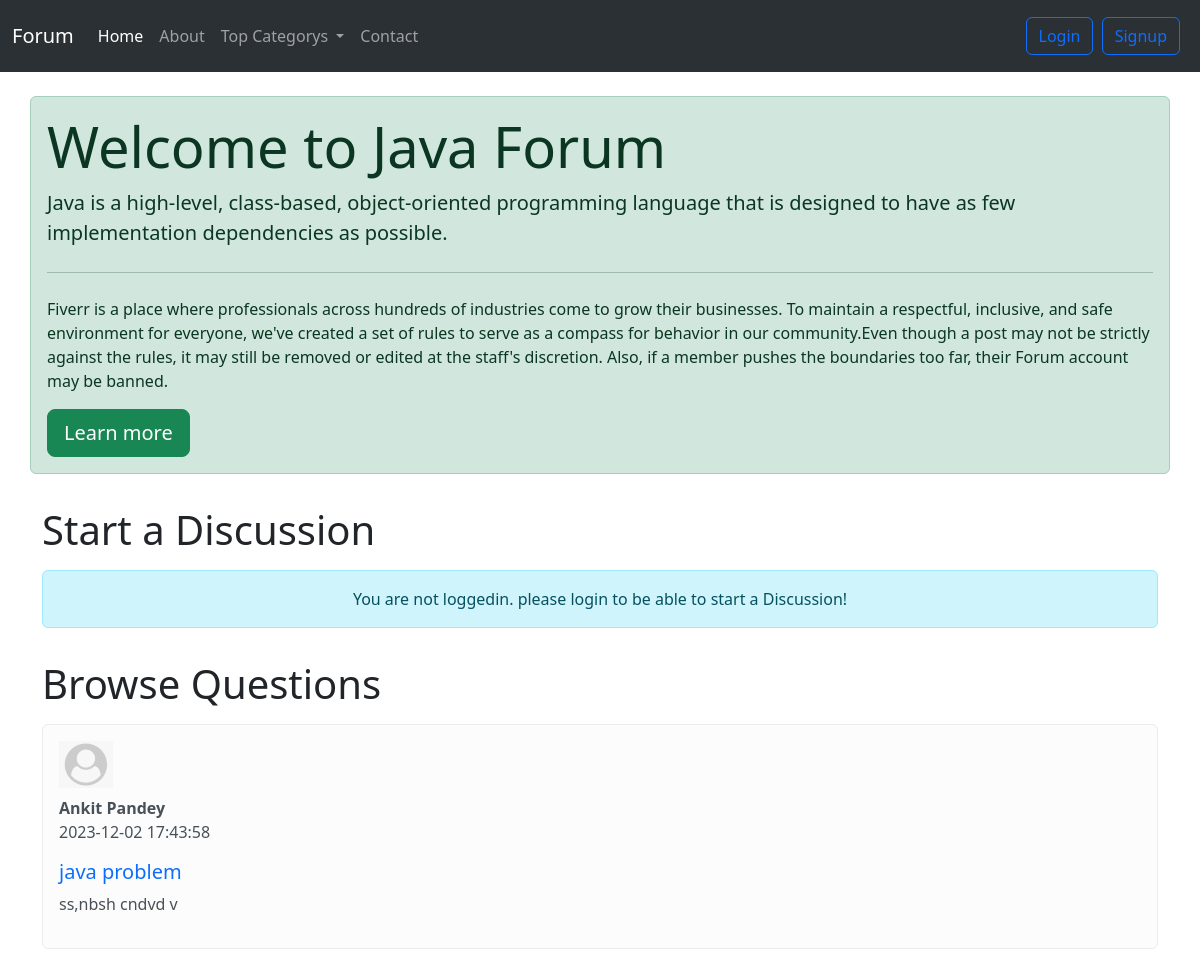
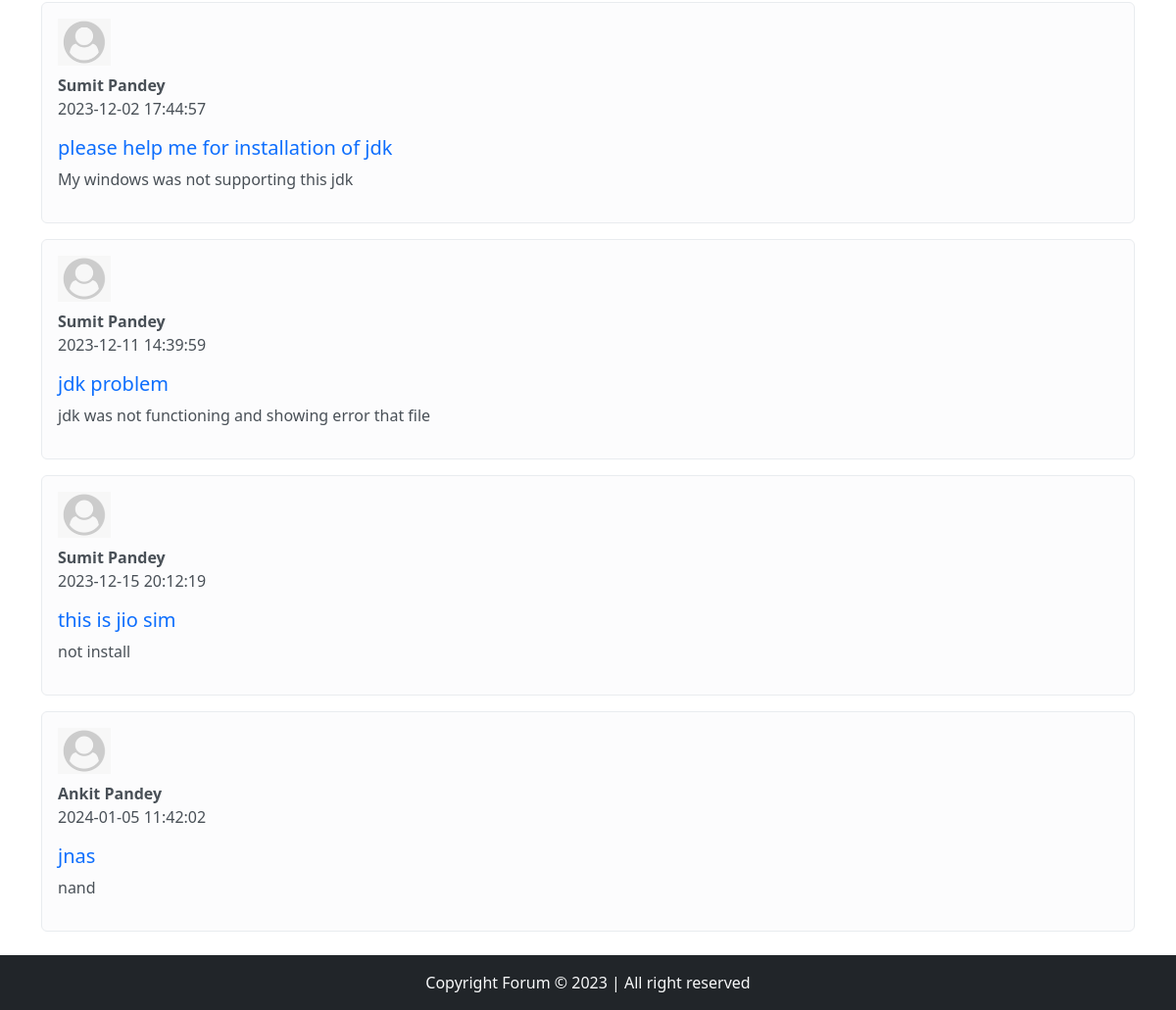
The app's page /threadlist.php?catid=2 with its own data (2 pictures, top to bottom).
### tables this page shows
CREATE TABLE `categories` (
  `category_id` int(8) NOT NULL,
  `category_name` varchar(255) NOT NULL,
  `category_description` varchar(255) NOT NULL,
  `created` datetime NOT NULL DEFAULT current_timestamp()
);

CREATE TABLE `threads` (
  `thread_id` int(7) NOT NULL,
  `thread_title` varchar(255) NOT NULL,
  `thread_desc` text NOT NULL,
  `thread_cat_id` int(7) NOT NULL,
  `thread_user_id` int(7) NOT NULL,
  `timestamp` datetime NOT NULL DEFAULT current_timestamp()
);

CREATE TABLE `user_table` (
  `sno` int(8) NOT NULL,
  `usname` text NOT NULL,
  `user_email` varchar(40) NOT NULL,
  `user_pass` varchar(255) NOT NULL,
  `timestamp` datetime NOT NULL DEFAULT current_timestamp()
);

### threadlist.php (the view, shortened to what this page needs)
<!doctype html>
<html lang="en">
<head>
    <link href="https://cdn.jsdelivr.net/npm/bootstrap@5.3.2/dist/css/bootstrap.min.css" rel="stylesheet">
</head>
<body>
    <?php
    include 'partials/_dbconnect.php';
    include 'partials/_header.php';
    ?>
    <?php
    $id = $_GET['catid'];
    $sql = "SELECT * FROM `categories` WHERE category_id=$id";
    $result = mysqli_query($conn, $sql);
    while ($row = mysqli_fetch_assoc($result)) {
        $catname = $row['category_name'];
        $catdesc = $row['category_description'];
    }
    ?>
    <div class="container my-4 alert alert-success">
        <div class="jumbotron">
            <h1 class="display-4">Welcome to <?php echo $catname; ?> Forum</h1>
            <p class="lead"><?php echo $catdesc; ?></p>
            <hr class="my-4">
            <p>Fiverr is a place where professionals across hundreds of industries come to grow their businesses. To maintain a respectful, inclusive, and safe environment for everyone, we've created a set of rules to serve as a compass for behavior in our community.Even though a post may not be strictly against the rules, it may still be removed or edited at the staff's discretion. Also, if a member pushes the boundaries too far, their Forum account may be banned.</p>
            <a class="btn btn-success btn-lg" href="#" role="button">Learn more</a>
        </div>
    </div>
    <?php
    if (isset($_SESSION['loggedin']) == true) {
        echo '<div class="container alert alert-light">
        <h1 class="py-2">Start a Discussion</h1>
        <form action="' . $_SERVER["REQUEST_URI"] . '" method="post">
            <div class="mb-3">
                <label for="exampleInputEmail1" class="form-label">Thread title</label>
                <input type="text" class="form-control" id="title" name="title" aria-describedby="Title">
                <div id="emailHelp" class="form-text">Keep your title as short and crisp as possible</div>
            </div>
            <div class="mb-3">
                <label for="exampleFormControlTextarea1"  class="form-label">Ellaborate your Concern</label>
                <textarea class="form-control" id="desc" name="desc" rows="3"></textarea>
                <input type="hidden" name="sno" value=" '. $_SESSION['sno'] . '">
            </div>
            <button type="submit" class="btn btn-success">Submit</button>
        </form>
    </div>';
    } else {
        echo '
        <div class="container">
        <h1 class="py-2">Start a Discussion</h1>
        <div class="alert alert-info" role="alert">
        <p class="text-center my-0">You are not loggedin. please login to be able to start a Discussion!</p>
      </div>
      </div>';
    }
    ?>
    <div class="container my-4 question">
        <h1 class="py-2">Browse Questions</h1>
        <?php
        $id = $_GET['catid'];
        $sql = "SELECT * FROM `threads` WHERE thread_cat_id=$id";
        $result = mysqli_query($conn, $sql);
        while ($row = mysqli_fetch_assoc($result)) {
            $id = $row['thread_id'];
            $title = $row['thread_title'];
            $desc = $row['thread_desc'];
            $thread_time = $row['timestamp'];
            $thread_user_id = $row['thread_user_id'];
            $sql2 = "SELECT usname FROM `user_table` WHERE sno='$thread_user_id'";
            $result2 = mysqli_query($conn, $sql2);
            $row2 = mysqli_fetch_assoc($result2);
            echo '<div class="media alert alert-light">
            <img src="img/default_user.png" class="mr-2 br-6" width="54px">
            <div class="media-body my-2">
            <p class="fw-bold my-0">' . $row2['usname'] . '</p><p>' . $thread_time . '</p>
                <h5 class="mt-0"> <a class="text-decoration-none" href="thread.php?threadid=' . $id . '">' . $title . '</a></h5>
                <p>' . $desc . '</p>
            </div>
        </div>';
        }
        ?>
    </div>
    <?php
    include 'partials/_footer.php';
    ?>
</body>
</html>

### threadlist.php (style rules this page uses)
.question { min-height: 333px; }

### records on screen
categories: category_name "Java", category_description "Java is a high-level, class-based, object-oriented programming language that is designed to have as few implementation dependencies as possible."
threads: user_table.usname "Ankit Pandey", timestamp "2023-12-02 17:43:58", thread_title "java problem", thread_desc "ss,nbsh cndvd v"
threads: user_table.usname "Sumit Pandey", timestamp "2023-12-02 17:44:57", thread_title "please help me for installation of jdk", thread_desc "My windows was not supporting this jdk"
threads: user_table.usname "Sumit Pandey", timestamp "2023-12-11 14:39:59", thread_title "jdk problem", thread_desc "jdk was not functioning and showing error that file"
threads: user_table.usname "Sumit Pandey", timestamp "2023-12-15 20:12:19", thread_title "this is jio sim", thread_desc "not install"
threads: user_table.usname "Ankit Pandey", timestamp "2024-01-05 11:42:02", thread_title "jnas", thread_desc "nand"
